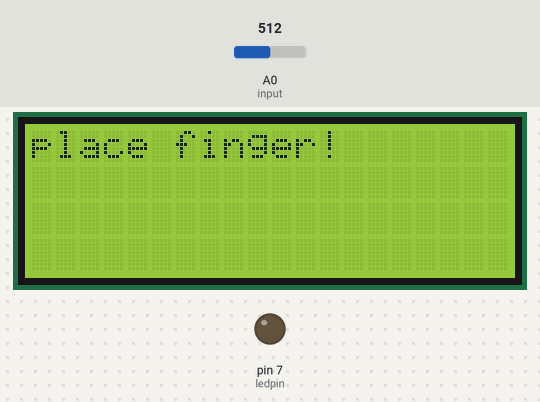
Simulated run of this sketch. Board: Arduino Uno, built with avr-gcc and run on an emulated ATmega328P. On the bench: 20×4 character LCD, output pins drawn as LEDs (lit = HIGH). The inputs (shaded band) are chosen by the test bench; at power-on: A0 (input) = 512. What the sketch prints to the serial monitor is not drawn.

Above: at 3.2 s.
3.3 s: A0 (input) set to 252
At 4.4 s:
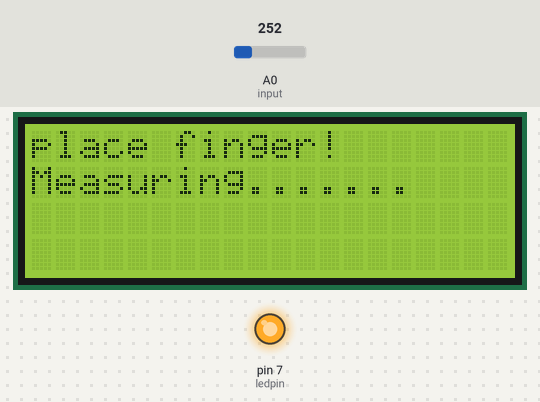
10.1 s: A0 (input) set to 235
At 12.6 s:
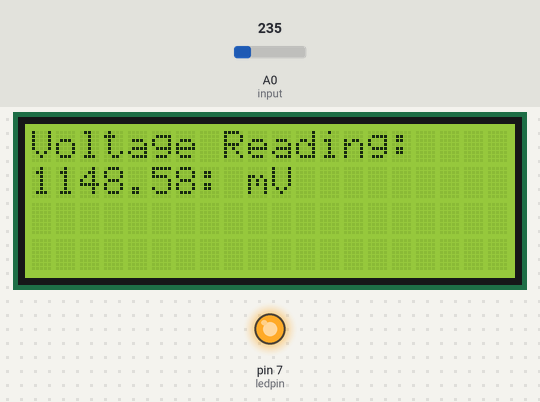
19.3 s: A0 (input) set to 122
At 30.2 s:
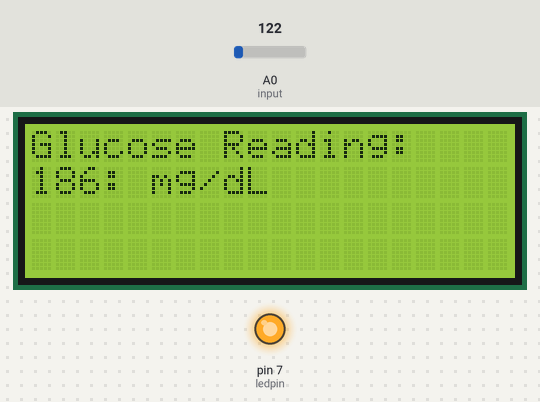
Timing chart, 0 to 33.8 s (numbered marks = the images above; inputs shaded):
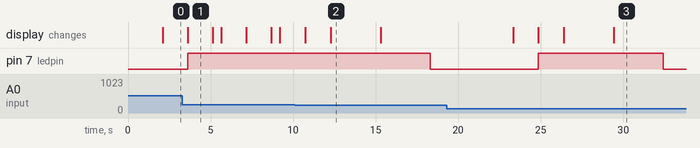

The sketch:

Glucometer_code.ino
```cpp
//Library version:1.1
#include <SoftwareSerial.h>
#include <LiquidCrystal_I2C.h>

LiquidCrystal_I2C lcd(0x27,20,4);  // set the LCD address to 0x27 for a 16 chars and 2 line display
SoftwareSerial BTSerial(10, 11);  // Rx and Tx pins initialization for serial communication

int input = A0;
int ledpin = 7;

void setup() {
  // put your setup code here, to run once:
  lcd.init();                      // initialize the lcd
  // Print a message to the LCD.
  lcd.backlight();
  lcd.setCursor(1,0);
  lcd.print("NutriTech LLC!");
  lcd.setCursor(2,1);
  lcd.print("Glucometer...");
  delay(2000);
  Serial.begin(9600);
  BTSerial.begin(9600);
  pinMode(input, INPUT);
  pinMode(ledpin, OUTPUT);
}

bool inRange(int val, int minimum, int maximum)
{
  return ((minimum <= val) && (val <= maximum));
}

void loop() {
  lcd.clear();
  lcd.setCursor(0, 0);
  lcd.print("place finger!");
  delay(1500);
  lcd.setCursor(0, 1);
  lcd.print("Measuring.......");

//  Measuring Point...
  digitalWrite(ledpin, HIGH);
  delay(500); //slight delay
  int reading = analogRead(A0);
//  Getting voltage and glucose readings
  float volt = (reading * (5.0/1023.0))*1000;
  long glucose_level = (8 * (pow(10, -5)) * (pow(volt, 2))) + 0.1873 * volt + 46.131;
  delay(1000);
  if ( inRange(glucose_level, 40, 380)){
//    delay(1500);s
  // LCD Output
    lcd.clear();
    lcd.setCursor(0, 0);
    lcd.print("Voltage Reading: ");
    lcd.setCursor(0, 1);
    lcd.print(String(volt) + ": mV");
  //  Serial communication with arduino
    Serial.print("Voltage Reading: ");
    Serial.println(String(volt) + ": mV");
  //  Bluetooth transmission
    BTSerial.print(String(volt) + ": mV");
    BTSerial.print(",");
    BTSerial.print(";");
    delay(3000);

    // LCD Output
    lcd.clear();
    lcd.setCursor(0, 0);
    lcd.print("Glucose Reading: ");
    lcd.setCursor(0, 1);
    lcd.print(String(glucose_level) + ": mg/dL");
    //  Serial communication with arduino
    Serial.print("Glucose Level: ");
    Serial.println(String(glucose_level) + ": mg/dL");
    //  Bluetooth transmission
    BTSerial.print(String(glucose_level) + ": mg/dL");
    BTSerial.print(",");
    BTSerial.print(";");
    delay(3000);

    digitalWrite(ledpin, LOW);
    delay(5000);
  }
  else{
    lcd.clear();
    lcd.setCursor(0, 0);
    lcd.print("Readjust Finger!");
    delay(500);
//    delay(1500);
//    lcd.setCursor(0, 1);
//    lcd.print("Measuring.......");
  }

          //  digitalWrite(ledpin, LOW);
          //  int reading2 = analogRead(A0);
          //  float volt2 = (reading2*(5.0/1023.0))*1000;
          //  Serial.print("Voltage Reading While low: ");
          //  Serial.println(volt2);
          //  delay(2000);
}
```

Measured:
- the behaviour switches between 243 and 242 on A0 (input) (found by bisection; images 1 and 2)
- after the input at 10.1 s, pin 7 (ledpin): HIGH → LOW after 8.2 s; the display: first differs from a run without the input after 2.2 s (image 2)
- what the display in image 1 shows lasts 1.5 s, from 3.6 s to 5.1 s
- what the display in image 2 shows lasts 3.0 s, from 12.3 s to 15.3 s
